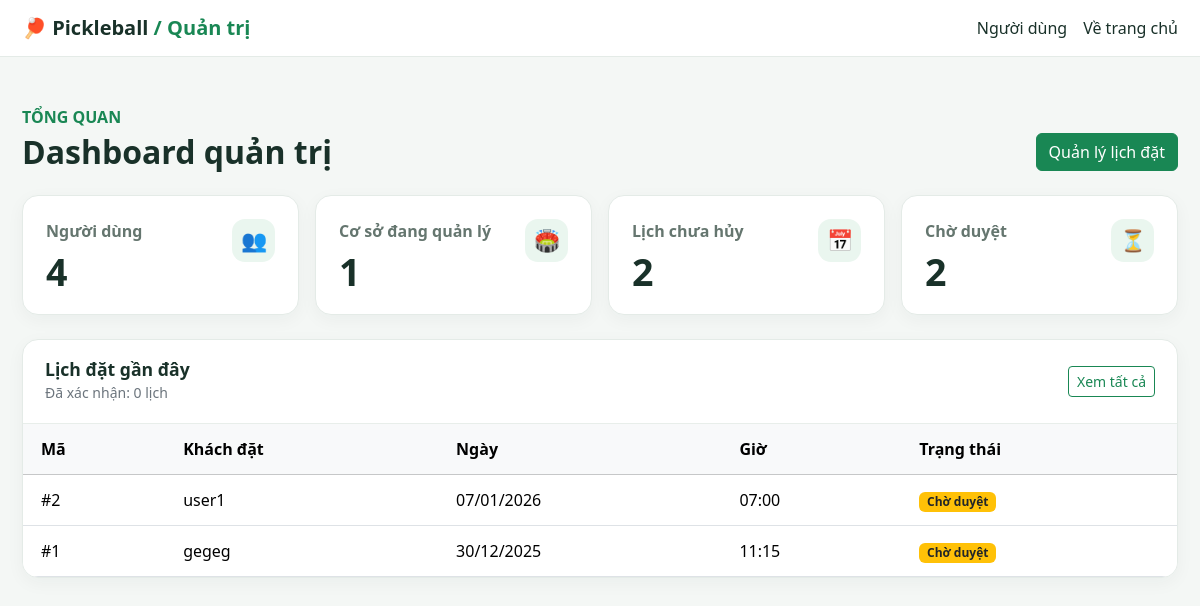
Screenshot of /admin/dashboar.php (signed in) with the database file from the repository.
### tables this page shows
CREATE TABLE `booking` (
  `id` int(11) NOT NULL,
  `name` varchar(100) NOT NULL,
  `DT` varchar(12) NOT NULL,
  `ngaydat` date NOT NULL,
  `giodat` time NOT NULL,
  `note` text DEFAULT NULL,
  `STATUS` varchar(20) DEFAULT 'pending',
  `total_amount` int(11) NOT NULL DEFAULT 0,
  `deposit_amount` int(11) NOT NULL DEFAULT 0,
  `deposit_status` varchar(20) NOT NULL DEFAULT 'pending'
);

### src/admin/dashboar.php (the view, shortened to what this page needs)
<?php
require "../config.php";
function adminCount(mysqli $conn, string $sql): int
{
    $result = $conn->query($sql);
    return $result ? (int) $result->fetch_assoc()['total'] : 0;
}
$totalUsers = adminCount($conn, "SELECT COUNT(*) AS total FROM users");
$totalBooking = adminCount($conn, "SELECT COUNT(*) AS total FROM booking WHERE STATUS <> 'cancelled'");
$pendingBooking = adminCount($conn, "SELECT COUNT(*) AS total FROM booking WHERE STATUS = 'pending'");
$confirmedBooking = adminCount($conn, "SELECT COUNT(*) AS total FROM booking WHERE STATUS = 'confirmed'");
$recentBookings = $conn->query("SELECT id, name, ngaydat, giodat, STATUS FROM booking ORDER BY ngaydat DESC, giodat DESC LIMIT 6");
$statusNames = ['pending' => 'Chờ duyệt', 'confirmed' => 'Đã xác nhận', 'cancelled' => 'Đã hủy'];
?>
<!DOCTYPE html>
<html lang="vi">
<head>
    <link href="https://cdn.jsdelivr.net/npm/bootstrap@5.3.2/dist/css/bootstrap.min.css" rel="stylesheet">
</head>
<body>
<nav class="navbar admin-topbar">
    <div class="container dashboard-wrap">
        <a class="admin-brand navbar-brand" href="dashboar.php">🏓 Pickleball <span class="text-success">/ Quản trị</span></a>
        <div class="d-flex align-items-center gap-3">
            <a class="nav-link d-none d-sm-inline" href="users.php">Người dùng</a>
            <a class="nav-link" href="../index.php">Về trang chủ</a>
        </div>
    </div>
</nav>
<main class="container dashboard-wrap py-4 py-lg-5">
    <div class="d-flex flex-wrap justify-content-between align-items-end gap-2 mb-4">
        <div><p class="text-success fw-semibold mb-1">TỔNG QUAN</p><h1 class="h2 fw-bold mb-0">Dashboard quản trị</h1></div>
        <a href="booking.php" class="btn btn-success">Quản lý lịch đặt</a>
    </div>
    <div class="row g-3 mb-4">
        <div class="col-6 col-lg-3"><a class="metric" href="users.php"><span class="metric-icon">👥</span><span class="metric-label">Người dùng</span><div class="metric-value"><?= $totalUsers ?></div></a></div>
        <div class="col-6 col-lg-3"><a class="metric" href="../about.php#bando"><span class="metric-icon">🏟️</span><span class="metric-label">Cơ sở đang quản lý</span><div class="metric-value">1</div></a></div>
        <div class="col-6 col-lg-3"><a class="metric" href="booking.php"><span class="metric-icon">📅</span><span class="metric-label">Lịch chưa hủy</span><div class="metric-value"><?= $totalBooking ?></div></a></div>
        <div class="col-6 col-lg-3"><a class="metric" href="booking.php?status=pending"><span class="metric-icon">⏳</span><span class="metric-label">Chờ duyệt</span><div class="metric-value"><?= $pendingBooking ?></div></a></div>
    </div>
    <div class="panel">
        <div class="panel-head d-flex justify-content-between align-items-center gap-3">
            <div><h2>Lịch đặt gần đây</h2><small class="text-secondary">Đã xác nhận: <?= $confirmedBooking ?> lịch</small></div>
            <a href="booking.php" class="btn btn-outline-success btn-sm">Xem tất cả</a>
        </div>
        <div class="table-responsive">
            <table class="table table-hover">
                <thead class="table-light"><tr><th>Mã</th><th>Khách đặt</th><th>Ngày</th><th>Giờ</th><th>Trạng thái</th></tr></thead>
                <tbody>
                <?php if ($recentBookings && $recentBookings->num_rows > 0) { while ($booking = $recentBookings->fetch_assoc()) {
                    $status = $booking['STATUS'] ?? 'pending';
                    $badge = $status === 'confirmed' ? 'success' : ($status === 'cancelled' ? 'secondary' : 'warning text-dark');
                ?>
                    <tr><td>#<?= (int) $booking['id'] ?></td><td><?= htmlspecialchars($booking['name'], ENT_QUOTES, 'UTF-8') ?></td><td><?= date('d/m/Y', strtotime($booking['ngaydat'])) ?></td><td><?= htmlspecialchars(substr($booking['giodat'], 0, 5), ENT_QUOTES, 'UTF-8') ?></td><td><span class="badge text-bg-<?= $badge ?>"><?= htmlspecialchars($statusNames[$status] ?? $status, ENT_QUOTES, 'UTF-8') ?></span></td></tr>
                <?php } } else { ?>
                    <tr><td colspan="5" class="text-center text-secondary py-4">Chưa có lịch đặt sân.</td></tr>
                <?php } ?>
                </tbody>
            </table>
        </div>
    </div>
</main>
</body>
</html>

### src/admin/dashboar.php (style rules this page uses)
:root { --green: #168454; --ink: #193129; --muted: #65766f; }
body { background: #f4f7f5; color: var(--ink); }
.admin-topbar { background: #fff; border-bottom: 1px solid #e4ebe7; }
.admin-brand { color: var(--ink); font-weight: 750; text-decoration: none; }
.dashboard-wrap { max-width: 1180px; }
.metric { display: block; height: 100%; padding: 23px; color: inherit; text-decoration: none; background: #fff; border: 1px solid #e4ebe7; border-radius: 16px; box-shadow: 0 5px 18px rgba(25,49,41,.045); transition: transform .18s, box-shadow .18s; }
.metric-label { color: var(--muted); font-weight: 600; }
.metric-value { margin-top: 10px; font-size: 2.35rem; line-height: 1; font-weight: 750; }
.metric-icon { float: right; display: grid; width: 43px; height: 43px; place-items: center; border-radius: 13px; background: #eaf6ef; font-size: 21px; }
.panel { overflow: hidden; background: #fff; border: 1px solid #e4ebe7; border-radius: 16px; box-shadow: 0 5px 18px rgba(25,49,41,.045); }
.panel-head { padding: 19px 22px; border-bottom: 1px solid #e8eeea; }
.panel-head h2 { margin: 0; font-size: 1.1rem; font-weight: 700; }
.table { margin: 0; }
.table th, .table td { padding: 13px 18px; vertical-align: middle; }

### rows the page displays
booking: id "2", name "user1", ngaydat "07/01/2026", giodat "07:00", STATUS "Chờ duyệt"
booking: id "1", name "gegeg", ngaydat "30/12/2025", giodat "11:15", STATUS "Chờ duyệt"

### other values shown
$totalUsers "4"
$totalBooking "2"
$pendingBooking "2"
$confirmedBooking "0"
